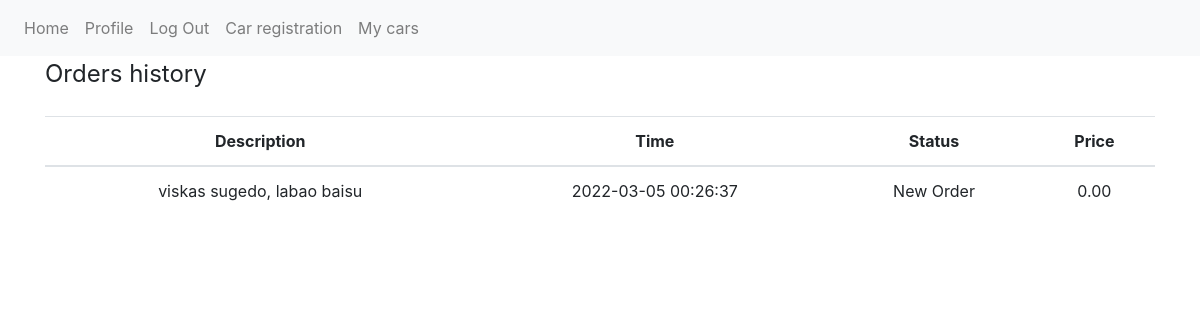
The page /orders_history/7 (signed in) on the database its author committed.
### atsiskaitymas/models.py (models this page shows, shortened)
class Repair(db.Model):
    id = db.Column(db.Integer, primary_key=True)
    description = db.Column(db.String(100), nullable=False)
    registration_time = db.Column(DateTime, default=datetime.utcnow())
    status = db.Column(db.String(40), default="New Order", nullable=False)
    price = db.Column(db.Numeric(8,2), nullable=False, default=0)
    car_id = db.Column(db.Integer, db.ForeignKey('car.id'))
    car = db.relationship("Car", lazy=True)

### atsiskaitymas/routes.py (the view)
@app.route('/orders_history/<int:car_id>')
@login_required
def orders_history(car_id):
    cars_history = Repair.query.filter_by(car_id=car_id).all()
    return render_template("orders_history.html", cars_history=cars_history, datetime=datetime)

### atsiskaitymas/__init__.py (called while the page is built)
@login_manager.user_loader
def load_user(user_id):
    return User.query.get(int(user_id))

### atsiskaitymas/templates/orders_history.html
{% extends 'base.html' %}
{% block content %}
{% if cars_history %}
<legend class= "mb-4">Orders history</legend>
<table class="table">
    <thead>
        <tr>
            <th scope="col" class="text-center">Description</th>
            <th scope="col" class="text-center">Time</th>
            <th scope="col" class="text-center">Status</th>
            <th scope="col" class="text-center">Price</th>
        </tr>
    </thead>
{% for car_history in cars_history %}<tr>
    <td class="text-center">{{ car_history.description }}</td>
    <td class="text-center">
        {% if car_history.registration_time %}
            {{ datetime.strftime(car_history.registration_time, "%Y-%m-%d %H:%M:%S") }}
        {% endif %}
    </td>
    <td class="text-center">{{ car_history.status }}</td>
    <td class="text-center">{{ car_history.price }}</td>
</tr>{% endfor %}
</table>
{% endif %}
{% endblock content %}

### rows shown on the page
Repair: description "viskas sugedo, labao baisu", strftime "2022-03-05 00:26:37", status "New Order", price "0.00"
